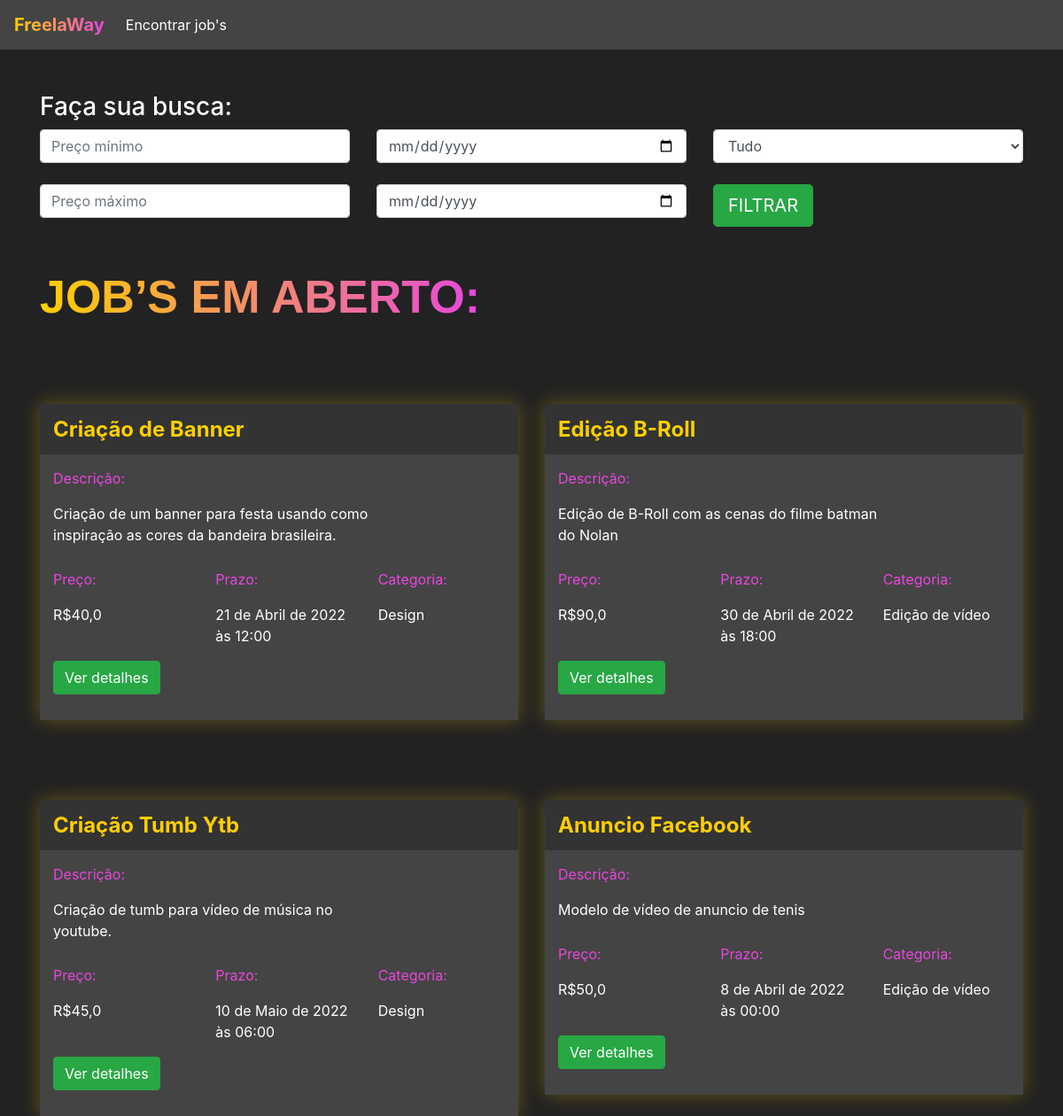
/jobs/encontrar_jobs/ (signed in), run on the app's committed database.
### jobs/models.py (models this page shows, shortened)
class Jobs(models.Model):
    categoria_choices = (('D', 'Design'),
                         ('EV', 'Edição de Vídeo'))
    status_choices = (('C', 'Em criação'),
                      ('AA', 'Aguardando aprovação'),
                      ('F', 'Finalizado'))
    titulo = models.CharField(max_length=200)
    descricao = models.TextField()
    categoria = models.CharField(max_length=2, choices=categoria_choices, default="D")
    prazo_entrega = models.DateTimeField()
    preco = models.FloatField()
    referencias = models.ManyToManyField(Referencias)
    profissional = models.ForeignKey(User, on_delete=models.DO_NOTHING, null=True, blank=True)
    reservado = models.BooleanField(default=False)
    status = models.CharField(max_length=2, choices=status_choices, default='AA')

### jobs/views.py (the view)
# urls.py: path('encontrar_jobs/', views.encontrar_jobs, name="encontrar_jobs")
def encontrar_jobs(request):
    if request.method == "GET":
        preco_minimo = request.GET.get('preco_minimo')
        preco_maximo = request.GET.get('preco_maximo')
        prazo_minimo = request.GET.get('prazo_minimo')
        prazo_maximo = request.GET.get('prazo_maximo')
        categoria = request.GET.get('categoria')
        if preco_minimo or preco_maximo or prazo_minimo or prazo_maximo or categoria:
            if not preco_minimo:
                preco_minimo = 0
            if not preco_maximo:
                preco_maximo = 999999
            if not prazo_minimo:
                prazo_minimo = datetime(year=1900, month=1, day=1)
            if not prazo_maximo:
                prazo_maximo = datetime(year=3000, month=1, day=1)
            if categoria == 'D':
                categoria = ['D']
            elif categoria == 'EV':
                categoria = ['EV']
            jobs = Jobs.objects.filter(preco__gte=preco_minimo) \
                .filter(preco__lte=preco_maximo) \
                .filter(prazo_entrega__gte=prazo_minimo) \
                .filter(prazo_entrega__lte=prazo_maximo) \
                .filter(categoria__in=categoria)\
                .filter(reservado=False)
        else:
            jobs = Jobs.objects.filter(reservado=False)
        return render(request, 'encontrar_jobs.html', {'jobs': jobs})

### jobs/templates/encontrar_jobs.html (shortened to what this page needs)
{% extends 'base.html' %}
{% load static %}
{% block 'head' %}
<link rel="stylesheet" href="{% static 'jobs/css/encontrar_jobs.css' %}">
{% endblock %}
{% block 'body' %}
<div class="container">
    <br>
    <br>
    <h3>Faça sua busca:</h3>
    <div class="row">
        <div class="col-sm">
            <form action="{% url 'encontrar_jobs' %}" method="GET">
                <input type="text" class="form-control" placeholder="Preço mínimo" name="preco_minimo">
                <br>
                <input type="text" class="form-control" placeholder="Preço máximo" name="preco_maximo">
        </div>
        <div class="col-sm">
            <input type="date" class="form-control" name="prazo_minimo">
            <br>
            <input type="date" class="form-control" name="prazo_maximo">
        </div>
        <div class="col-sm">
            <select class="form-control" name="categoria">
                <option value="">Tudo</option>
            </select>
            <br>
            <input type="submit" class="btn btn-success btn-lg" value="FILTRAR">
        </div>
    </div>
    <br>
    <br>
    <h2 class="titulo">JOB’S EM ABERTO:</h2>
    <div class="row justify-content-around">
        {% for job in jobs %}
        <div class="col-6 row-card">
            <div class="card-job">
                <div class="header-job">
                    <h4 class="titulo-job">{{job.titulo}}</h4>
                </div>
                <div class="body-job">
                    <p class="titulo-body">Descrição:</p>
                    <div style="width: 70%">
                        <p>{{job.descricao}}</p>
                    </div>
                    <div class="row">
                        <div class="col-4">
                            <p class="titulo-body">Preço:</p>
                            <p>R${{job.preco}}</p>
                        </div>
                        <div class="col-4">
                            <p class="titulo-body">Prazo:</p>
                            <p>{{job.prazo_entrega}}</p>
                        </div>
                        <div class="col-4">
                            <p class="titulo-body">Categoria:</p>
                            <p>{% if job.categoria == 'D'%}
                                    Design
                                {% elif job.categoria == 'EV'%}
                                    Edição de vídeo
                                {% endif %}
                            </p>
                        </div>
                    </div>
                    <button class="btn btn-success">Ver detalhes</button>
                    <br>
                    <br>
                </div>
            </div>
        </div>
        {% endfor %}
    </div>
</div>
{% endblock %}

### templates/static/jobs/css/encontrar_jobs.css (style rules this page uses)
.fundo { background-color: #222; color: white; }
.card-job { background-color: #444; box-shadow: 0 0px 20px 0 rgba( 255, 207, 0, 0.3 ); padding: 0; margin-top: 50px; }
.header-job { background-color: #333; width: 100% !important; padding: 5px; padding-left: 15px; }
.row-card { margin-top: 40px; }
.titulo-job { color: #FFCF00; font-weight: bold; margin-top: 10px; }
.body-job { padding: 5px; padding-left: 15px; }
.titulo-body { color: #E747DC; margin-top: 10px; }
.titulo { font-family: Arial, Helvetica, sans-serif; font-weight: bold; font-size: 52px; display: inline; background-image: linear-gradient(90deg, rgba(255,207,0,1) 0%, rgba(231,71,220,1) 100%); background-clip: text; -webkit-background-clip: text; color: transparent; padding-bottom: 10px; }

### data on the page
Jobs: titulo "Criação de Banner", descricao "Criação de um banner para festa usando como inspiração as cores da bandeira brasileira.", preco "40,0", prazo_entrega "21 de Abril de 2022 às 12:00", categoria "Design"
Jobs: titulo "Edição B-Roll", descricao "Edição de B-Roll com as cenas do filme batman do Nolan", preco "90,0", prazo_entrega "30 de Abril de 2022 às 18:00", categoria "Edição de vídeo"
Jobs: titulo "Criação Tumb Ytb", descricao "Criação de tumb para vídeo de música no youtube.", preco "45,0", prazo_entrega "10 de Maio de 2022 às 06:00", categoria "Design"
Jobs: titulo "Anuncio Facebook", descricao "Modelo de vídeo de anuncio de tenis", preco "50,0", prazo_entrega "8 de Abril de 2022 às 00:00", categoria "Edição de vídeo"
